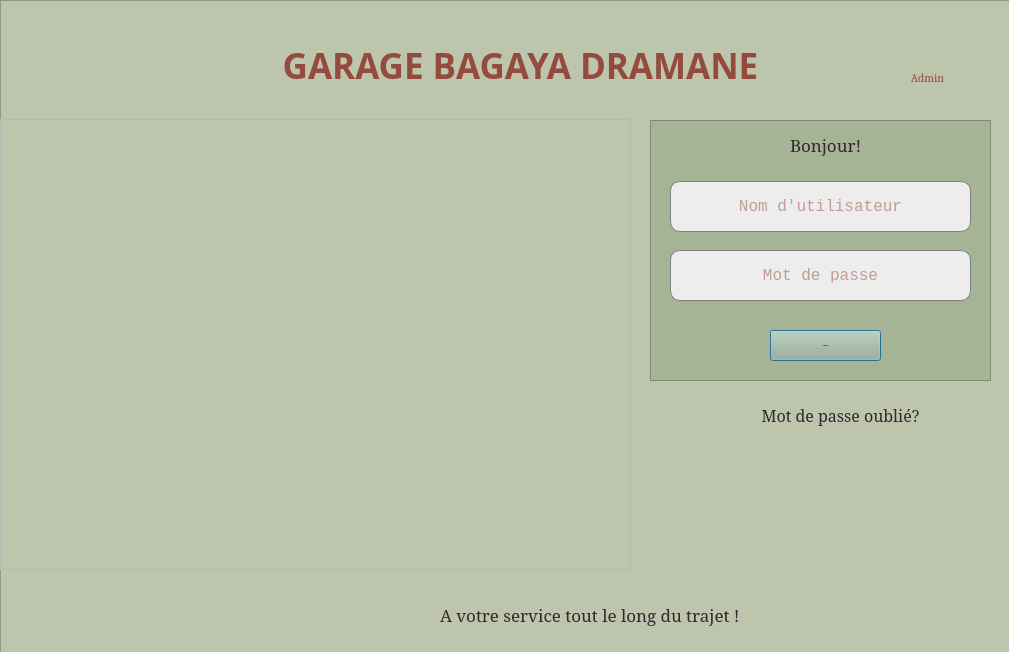
<?xml version="1.0" encoding="UTF-8"?>
<ui version="4.0">
 <class>Dialog</class>
 <widget class="QDialog" name="Dialog">
  <property name="geometry">
   <rect>
    <x>0</x>
    <y>0</y>
    <width>1009</width>
    <height>652</height>
   </rect>
  </property>
  <property name="windowTitle">
   <string>Dialog</string>
  </property>
  <widget class="QFrame" name="picture_frame">
   <property name="geometry">
    <rect>
     <x>0</x>
     <y>119</y>
     <width>631</width>
     <height>451</height>
    </rect>
   </property>
   <property name="frameShape">
    <enum>QFrame::StyledPanel</enum>
   </property>
   <property name="frameShadow">
    <enum>QFrame::Raised</enum>
   </property>
   <widget class="QLabel" name="label_4">
    <property name="geometry">
     <rect>
      <x>20</x>
      <y>0</y>
      <width>611</width>
      <height>451</height>
     </rect>
    </property>
    <property name="styleSheet">
     <string notr="true">border-radius: 10px;
border: black;</string>
    </property>
    <property name="text">
     <string/>
    </property>
    <property name="pixmap">
     <pixmap>images/volvo.jpeg</pixmap>
    </property>
    <property name="scaledContents">
     <bool>true</bool>
    </property>
   </widget>
  </widget>
  <widget class="QFrame" name="button_frame">
   <property name="geometry">
    <rect>
     <x>650</x>
     <y>120</y>
     <width>341</width>
     <height>261</height>
    </rect>
   </property>
   <property name="styleSheet">
    <string notr="true">background-color: #a4b494;
</string>
   </property>
   <property name="frameShape">
    <enum>QFrame::StyledPanel</enum>
   </property>
   <property name="frameShadow">
    <enum>QFrame::Raised</enum>
   </property>
   <widget class="QLabel" name="label">
    <property name="geometry">
     <rect>
      <x>140</x>
      <y>10</y>
      <width>80</width>
      <height>30</height>
     </rect>
    </property>
    <property name="font">
     <font>
      <family>constantia</family>
      <pointsize>-1</pointsize>
     </font>
    </property>
    <property name="mouseTracking">
     <bool>false</bool>
    </property>
    <property name="styleSheet">
     <string notr="true">font-family: constantia;
color: #34252F;
font-size: 17px;</string>
    </property>
    <property name="text">
     <string>Bonjour!</string>
    </property>
   </widget>
   <widget class="QLineEdit" name="username">
    <property name="geometry">
     <rect>
      <x>20</x>
      <y>61</y>
      <width>301</width>
      <height>51</height>
     </rect>
    </property>
    <property name="baseSize">
     <size>
      <width>0</width>
      <height>0</height>
     </size>
    </property>
    <property name="styleSheet">
     <string notr="true">border: 1px solid grey;
border-radius: 10px;
padding: 5px;
background-color: #ededed;
color: #944b3e;
font-size: 16px;
font-family: courier new;
align: center;
</string>
    </property>
    <property name="inputMask">
     <string/>
    </property>
    <property name="text">
     <string/>
    </property>
    <property name="alignment">
     <set>Qt::AlignCenter</set>
    </property>
    <property name="placeholderText">
     <string>Nom d'utilisateur</string>
    </property>
   </widget>
   <widget class="QPushButton" name="connexionButton">
    <property name="enabled">
     <bool>true</bool>
    </property>
    <property name="geometry">
     <rect>
      <x>120</x>
      <y>210</y>
      <width>111</width>
      <height>31</height>
     </rect>
    </property>
    <property name="font">
     <font>
      <family>Courier New</family>
      <pointsize>-1</pointsize>
      <weight>75</weight>
      <bold>true</bold>
      <kerning>true</kerning>
     </font>
    </property>
    <property name="focusPolicy">
     <enum>Qt::StrongFocus</enum>
    </property>
    <property name="autoFillBackground">
     <bool>false</bool>
    </property>
    <property name="styleSheet">
     <string notr="true">border: 0;
line-height: 2.5;

font-size: 15px;
text-align: center;
color: black;
text-shadow: 1px 1px 1px #000;
border: 2px solid #3B5249;
border-radius: 5px;

background-hover: #9af084;
hover {
  background-color: green;
}</string>
    </property>
    <property name="text">
     <string>Connexion</string>
    </property>
   </widget>
   <widget class="QLineEdit" name="passwd">
    <property name="geometry">
     <rect>
      <x>20</x>
      <y>130</y>
      <width>301</width>
      <height>51</height>
     </rect>
    </property>
    <property name="baseSize">
     <size>
      <width>0</width>
      <height>0</height>
     </size>
    </property>
    <property name="styleSheet">
     <string notr="true">border: 1px solid grey;
border-radius: 10px;
padding: 5px;
background-color: #ededed;
color: #944b3e;
font-size: 16px;
font-family: courier new;
align: center;
</string>
    </property>
    <property name="inputMask">
     <string/>
    </property>
    <property name="text">
     <string/>
    </property>
    <property name="alignment">
     <set>Qt::AlignCenter</set>
    </property>
    <property name="placeholderText">
     <string>Mot de passe</string>
    </property>
   </widget>
  </widget>
  <widget class="QFrame" name="backgroundframe">
   <property name="geometry">
    <rect>
     <x>0</x>
     <y>0</y>
     <width>1011</width>
     <height>671</height>
    </rect>
   </property>
   <property name="styleSheet">
    <string notr="true">background-color: #BEC5AD;
</string>
   </property>
   <property name="frameShape">
    <enum>QFrame::StyledPanel</enum>
   </property>
   <property name="frameShadow">
    <enum>QFrame::Raised</enum>
   </property>
   <widget class="QLabel" name="label_2">
    <property name="geometry">
     <rect>
      <x>760</x>
      <y>420</y>
      <width>55</width>
      <height>16</height>
     </rect>
    </property>
    <property name="text">
     <string/>
    </property>
   </widget>
   <widget class="QLabel" name="label_3">
    <property name="geometry">
     <rect>
      <x>730</x>
      <y>400</y>
      <width>221</width>
      <height>30</height>
     </rect>
    </property>
    <property name="font">
     <font>
      <family>constantia</family>
      <pointsize>-1</pointsize>
     </font>
    </property>
    <property name="mouseTracking">
     <bool>false</bool>
    </property>
    <property name="styleSheet">
     <string notr="true">font-family: constantia;
color: #34252F;
font-size: 16px;</string>
    </property>
    <property name="text">
     <string>Mot de passe oublié?</string>
    </property>
    <property name="alignment">
     <set>Qt::AlignCenter</set>
    </property>
   </widget>
   <widget class="QLabel" name="label_5">
    <property name="geometry">
     <rect>
      <x>200</x>
      <y>30</y>
      <width>641</width>
      <height>71</height>
     </rect>
    </property>
    <property name="font">
     <font>
      <family>Gill Sans MT</family>
      <pointsize>26</pointsize>
      <weight>75</weight>
      <bold>true</bold>
     </font>
    </property>
    <property name="styleSheet">
     <string notr="true">color: #944b3e;</string>
    </property>
    <property name="text">
     <string>GARAGE BAGAYA DRAMANE</string>
    </property>
    <property name="alignment">
     <set>Qt::AlignCenter</set>
    </property>
   </widget>
   <widget class="QLabel" name="label_6">
    <property name="geometry">
     <rect>
      <x>900</x>
      <y>70</y>
      <width>55</width>
      <height>16</height>
     </rect>
    </property>
    <property name="font">
     <font>
      <family>Cambria</family>
     </font>
    </property>
    <property name="styleSheet">
     <string notr="true">color: #944b3e;</string>
    </property>
    <property name="text">
     <string>Admin</string>
    </property>
    <property name="alignment">
     <set>Qt::AlignCenter</set>
    </property>
   </widget>
   <widget class="QLabel" name="label_7">
    <property name="geometry">
     <rect>
      <x>900</x>
      <y>30</y>
      <width>51</width>
      <height>41</height>
     </rect>
    </property>
    <property name="text">
     <string/>
    </property>
    <property name="pixmap">
     <pixmap>icons/admin01.png</pixmap>
    </property>
    <property name="scaledContents">
     <bool>true</bool>
    </property>
   </widget>
   <widget class="QLabel" name="label_8">
    <property name="geometry">
     <rect>
      <x>440</x>
      <y>600</y>
      <width>331</width>
      <height>30</height>
     </rect>
    </property>
    <property name="font">
     <font>
      <family>constantia</family>
      <pointsize>-1</pointsize>
     </font>
    </property>
    <property name="mouseTracking">
     <bool>false</bool>
    </property>
    <property name="styleSheet">
     <string notr="true">font-family: constantia;
color: #34252F;
font-size: 17px;</string>
    </property>
    <property name="text">
     <string>A votre service tout le long du trajet !</string>
    </property>
   </widget>
  </widget>
  <zorder>backgroundframe</zorder>
  <zorder>picture_frame</zorder>
  <zorder>button_frame</zorder>
 </widget>
 <resources>
  <include location="images/scania.qrc.jpeg"/>
 </resources>
 <connections/>
</ui>
